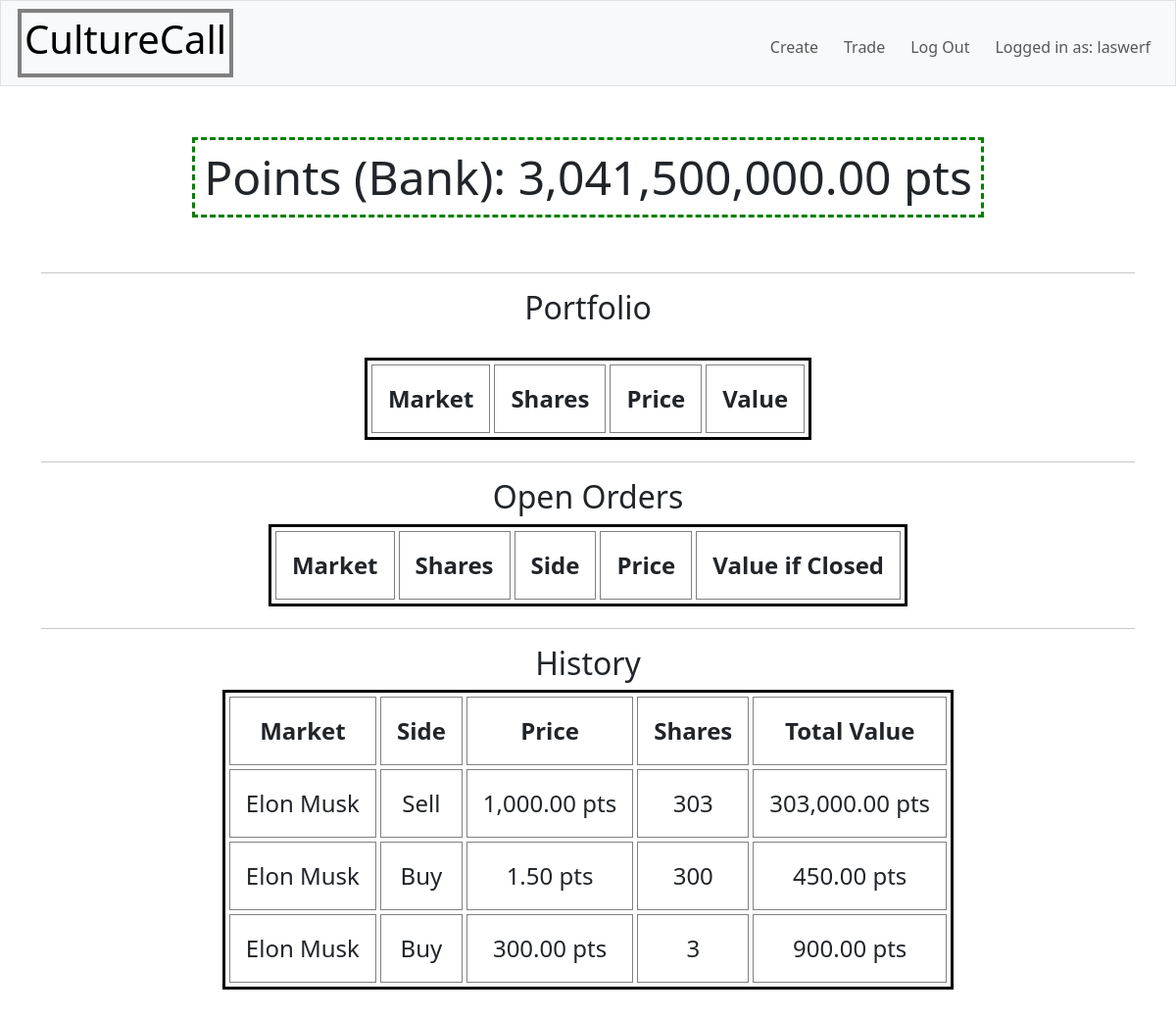
The page / (signed in) on the database its author committed.
### tables this page shows
CREATE TABLE users (
    id INTEGER PRIMARY KEY AUTOINCREMENT NOT NULL,
    username TEXT UNIQUE NOT NULL,
    hash TEXT NOT NULL,
    points NUMERIC NOT NULL DEFAULT 10000.00
);

CREATE TABLE history (    id INTEGER PRIMARY KEY AUTOINCREMENT NOT NULL,    sellerId INTEGER,    marketId INTEGER,    buyerId INTEGER,    sharesCount INTEGER NOT NULL,    executePrice NUMERIC NOT NULL,    executeTime TEXT NOT NULL DEFAULT (datetime('now')),    FOREIGN KEY(marketId) REFERENCES markets(id),    FOREIGN KEY(sellerId) REFERENCES users(id),    FOREIGN KEY(buyerId) REFERENCES users(id));

CREATE TABLE markets (    id INTEGER PRIMARY KEY AUTOINCREMENT NOT NULL,     title TEXT NOT NULL, ipo NUMERIC, ipo_shares_left INTEGER);

### app.py (the view)
@app.route("/")
@login_required
def index():
    balance = db.execute("SELECT points FROM users WHERE id = ?", session["user_id"])[0]["points"]
    portfolio = db.execute("SELECT * FROM portfolio WHERE userId = ?", session["user_id"])
    open = db.execute("SELECT * FROM liveOrders WHERE initiatorId = ?", session["user_id"])
    history = db.execute("SELECT * FROM history WHERE sellerId = ? OR buyerId = ? ORDER BY executeTime DESC", session["user_id"], session["user_id"])
    print(history)
    for transaction in history:
        if transaction["sellerId"] == session["user_id"]:
            transaction["side"] = "Sell"
        else:
            transaction["side"] = "Buy"
        transaction["market"] = db.execute("SELECT * FROM markets WHERE id = ?", transaction["marketId"])[0]["title"]
    return render_template("index.html", points=pts(balance), portfolio=portfolio, open=open, price=getMarketPrice, pts=pts, mktName=getMarketName, history=history)

### app.py (called while the page is built)
@app.after_request
def after_request(response):
    response.headers["Cache-Control"] = "no-cache, no-store, must-revalidate"
    response.headers["Expires"] = 0
    response.headers["Pragma"] = "no-cache"
    return response

### helpers.py (called while the page is built)
def login_required(f):
    @wraps(f)
    def decorated_function(*args, **kwargs):
        if session.get("user_id") is None:
            return redirect("/login")
        return f(*args, **kwargs)
    return decorated_function

def pts(value):
    return f"{value:,.2f} pts"

### templates/index.html (shortened to what this page needs)
{% extends "layout.html" %}
{% block main %}
    <div id="pointsdiv">
        <h2 id="points">Points (Bank): {{ points }}</h2>
    </div>
    <hr>
    <h2>Portfolio</h2>
    <br>
    <table>
        <tr>
            <th>Market</th>
            <th>Shares</th>
            <th>Price</th>
            <th>Value</th>
        </tr>
    </table>
    <hr>
    <h2>Open Orders</h2>
    <table>
        <tr>
            <th>Market</th>
            <th>Shares</th>
            <th>Side</th>
            <th>Price</th>
            <th>Value if Closed</th>
        </tr>
    </table>
    <hr>
    <h2>History</h2>
    <table>
        <tr>
            <th>Market</th>
            <th>Side</th>
            <th>Price</th>
            <th>Shares</th>
            <th>Total Value</th>
        </tr>
    {% for transaction in history %}
        <tr>
            <td>{{ transaction["market"] }}</td>
            <td>{{ transaction["side"] }}</td>
            <td>{{ pts(transaction["executePrice"]) }}</td>
            <td>{{ transaction["sharesCount"] }}</td>
            <td>{{ pts(transaction["executePrice"] * transaction["sharesCount"]) }}</td>
        </tr>
    {% endfor %}
    </table>
{% endblock %}

### templates/layout.html (shortened to what this page needs)
<!DOCTYPE html>
<html lang="en">
    <head>
        <link href="https://cdn.jsdelivr.net/npm/bootstrap@5.3.8/dist/css/bootstrap.min.css" rel="stylesheet">
        <link href="/static/styles.css" rel="stylesheet">
    </head>
    <body>
        <nav class="bg-light border navbar navbar-expand-md navbar-light">
            <div class="container-fluid">
                <a href="/"><h1>CultureCall</h1></a>
                <div class="collapse navbar-collapse" id="navbar">
                    {% if session["user_id"] %}
                        <ul class="navbar-nav ms-auto mt-2">
                            <li class="nav-item"><a class="nav-link" href="/create">Create</a></li>
                            <li class="nav-item"><a class="nav-link" href="/trade">Trade</a></li>
                            <li class="nav-item"><a class="nav-link" href="/logout">Log Out</a></li>
                            <li class="nav-item"><a class="nav-link" href="/">Logged in as: {{ username }}</a></li>
                        </ul>
                    {% else %}
                        <ul class="navbar-nav ms-auto mt-2">
                            <li class="nav-item"><a class="nav-link" href="/signup">Sign Up</a></li>
                            <li class="nav-item"><a class="nav-link" href="/login">Log In</a></li>
                        </ul>
                    {% endif %}
                </div>
            </div>
        </nav>
        <main class="container py-5 text-center">
            {% block main %}{% endblock %}
        </main>
    </body>
</html>

### static/styles.css (style rules this page uses)
table { border-collapse: separate; border-spacing: 4px; border: 3px solid black; display: inline-block; margin-left: auto; margin-right: auto; }
td, th { border: 1px solid gray; padding: 16px; font-size: 2vw; }
#points { font-size: 4vw; border: 3px dashed GREEN; padding: 9px; display: inline-block; margin: 0; }
#pointsdiv { height: 15vh; width: 100%; padding: 4px 4vw; text-align: center; overflow: auto; position: relative; display: inline-block; margin-left: auto; margin-right: auto; }
a { text-decoration: none; color: black; border: 4px solid gray; padding: 3px; display: flex; margin-left: 5px; margin-right: 5px; }

### rows shown on the page
users: username "laswerf"
history: executePrice "1,000.00 pts", executePrice+sharesCount "303,000.00 pts"
history: executePrice "1.50 pts", executePrice+sharesCount "450.00 pts"
history: executePrice "300.00 pts", executePrice+sharesCount "900.00 pts"

### other values the page prints
{{ points }} "3,041,500,000.00 pts"
